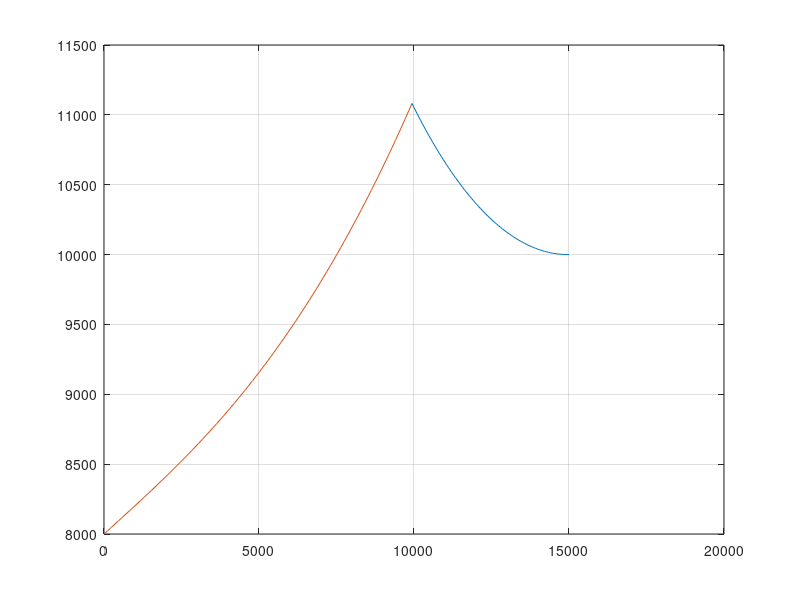

The MATLAB script that drew this image:
clear all;
clc;
%%--------------------------------

g = 9.8;
Wmt = 3*g; % gia toc muc tieu
Tetamt(1) = 180/57.3;
dt  = 0.1;
i = 2;
%% tham so muc tieu
Xmt(1) = 15000;
Ymt(1) = 10000;
Vmt = 600;  %[m/s]
Tetamtc = Wmt/Vmt;
Vxmt(1) = Vmt*cos(Tetamt(1));
Vymt(1) = Vmt*sin(Tetamt(1));
%% tham so ten lua
Xtl(1) = 0;
Ytl(1) = 8000;
Vtl = 1200;
%% tinh toan
Dx(1) = (Xmt(1) - Xtl(1));
Dy(1) = (Ymt(1) - Ytl(1));
D(1) = sqrt(Dx(1)^2 + Dy(1)^2);
zima(1) = atan(Dy(1)/Dx(1)); % goc duong ngam [rad]
Qtl(1) = asin(Vmt*sin(Tetamt(1) - zima(1))/Vtl);    %goc cua (duong ngam, Vtl)
Tetatl(1) = Qtl(1) + zima(1);
Vxtl(1) = Vtl*cos(Tetatl(1));
Vytl(1) = Vtl*sin(Tetatl(1));
Vx(1) = Vxmt(1) - Vxtl(1);
Vy(1) = Vymt(1) - Vytl(1);
%----------------------------------
N = 4; % gia tri ty le tao gia toc phap tuyen ten lua thuc
Vtc(1) = -(Dx(1)*Vx(1) + Dy(1)*Vy(1))/abs(D(1));
zimac(1) = (Dx(1)*Vy(1) - Dy(1)*Vx(1))/(D(1)^2);
Wtlv(1) = N*Vtc(1)*zimac(1);
Wtl(1) = Wtlv(1)/cos(Qtl(1));
Tetatlc(1) = Wtl(1)/Vtl;
while Xmt(i-1) > Xtl(i-1)
    Xmt(i) = Xmt(i-1) + Vxmt(i-1)*dt;
    Ymt(i) = Ymt(i-1) + Vymt(i-1)*dt;
    Tetamt(i) = Tetamt(i-1) + Tetamtc*dt;
    Vxmt(i) = Vmt*cos(Tetamt(i));
    Vymt(i) = -Vmt*sin(Tetamt(i));
    %% tham so ten lua
    Xtl(i) = Xtl(i-1) + Vxtl(i-1)*dt;
    Ytl(i) = Ytl(i-1) + Vytl(i-1)*dt;
    Tetatl(i) = Tetatl(i-1) + Tetatlc(i-1)*dt;
    Vxtl(i) = Vtl*cos(Tetatl(i));
    Vytl(i) = Vtl*sin(Tetatl(i));
    Vx(i) = Vxmt(i) - Vxtl(i);
    Vy(i) = Vymt(i) - Vytl(i);
    
    Dx(i) = Xmt(i) - Xtl(i);
    Dy(i) = Ymt(i) - Ytl(i);
    D(i) = sqrt(Dx(i)^2 + Dy(i)^2);
    zima(i) = atan(Dy(i)/Dx(i));
    Qtl(i) = asin(Vmt*sin(Tetamt(i) - zima(i))/Vtl); 
    %----------------------------------
   
    Vtc(i) = -(Dx(i)*Vx(i) + Dy(i)*Vy(i))/abs(D(i));
    zimac(i) = (Dx(i)*Vy(i) - Dy(i)*Vx(i))/(D(i)^2);
    Wtlv(i) = N*Vtc(i)*zimac(i);
    Wtl(i) = Wtlv(i);%/cos(Qtl(i));
    Tetatlc(i) = Wtl(i)/Vtl;
    i = i + 1;

end
% plot(Tetamt);
% legend('Tetamt');
% hold on
figure();
plot(Xmt,Ymt, Xtl, Ytl);
hold on
grid on
